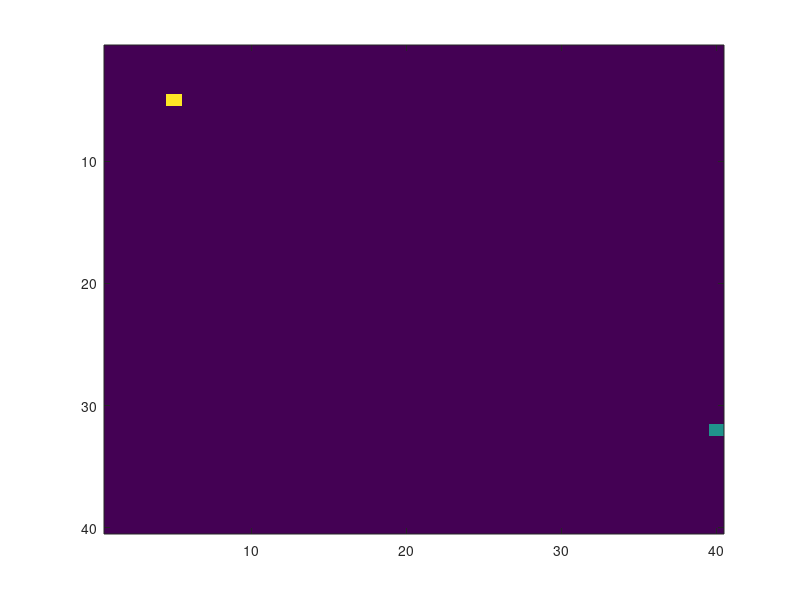

Here is the MATLAB script that generated this plot: (Note: this script raises an error after producing the figure.)
%% playSnake;
function fig = playSnake(fig)

testing = 0;
if ~exist('fig','var') || isempty(fig)
    testing = 1;
    fig.h = figure;
end
%Size of the 'playing field'.
xmax = 40;
ymax = 40;
grid = zeros(xmax,ymax);

%Starting position.
x = 5;
y = 5;
grid(x,y) = 1;

length = 1;     %length of snake
positionX = zeros(length);  %array holds all the coordinates
positionY = zeros(length);  %  of the snake's body elements
positionX(1) = x;
positionY(1) = y;

%Position of the food.
xfood = x;
yfood = y;
getNewFood()

justGotFoodFlag = 0;
gameover = 0;

% set(fig.h,'menubar','none');

       
% ADJUST THE SIZE AND POSITION HERE IF DESIRED.

% set(fig.h,'position',[724 46 200 200]);

set(fig.h,'CurrentObject',imagesc(grid));
set(fig.h,'KeyPressFcn',@keyPress);

%% Called for any key press.
    function keyPress (~,evt)
        youGottaMove(evt.Key);

        while(~gameover)
            pause(0.1);
            youGottaMove(evt.Key);
        end
    end
   
%% Called after a keypress or after timedelay
    function youGottaMove(mov)
        makeMovement(mov);
        
        if ~gameover    
            checkBody();
            if ~gameover
                justGotFoodFlag = 0;

                grid(positionX(1),positionY(1)) = 0;

                if (length~=1)
                    for i = 1:length-1
                        positionX(i) = positionX(i+1);
                        positionY(i) = positionY(i+1);
                    end
                end

                positionX(length) = x;
                positionY(length) = y;

                checkPosEqFood()

                grid(x,y) = 1;
                set(fig.h,'CurrentObject',imagesc(grid));
            end
        end
    end
    
%% Moves the position of the snake in direction of 'mov' (key)
    function makeMovement(mov)
        tmp = 1;
        while tmp
            switch(mov)
                case 'downarrow'
                    if (x==xmax)
                        gameOver();
                        break;
                    end
                    x=x+1;
                case 'uparrow'
                    if (x==1)
                        gameOver();
                        break;
                    end
                    x=x-1;
                case 'rightarrow'
                    if (y==ymax)
                        gameOver();
                        break;
                    end
                    y=y+1;
                case 'leftarrow'
                    if (y==1)
                        gameOver();
                        break;
                    end
                    y=y-1;
            end
        tmp = 0;    
        end
    end

%% Checks if new position is part of snake's body
    function checkBody() 
        if (length~=1)
            for i=1:length-justGotFoodFlag
                if (x==positionX(i))&&(y==positionY(i))
                    gameOver();
                    break;
                end
            end
        end
        
    end

%% Check if you've reached the food
    function checkPosEqFood() 
        if (x==xfood)&&(y==yfood)
            length = length + 1;
            positionX(length) = x;
            positionY(length) = y;
            getNewFood();
            justGotFoodFlag = 1;
        end
    end

%% Create new food element
    function getNewFood()
        flag = 1;
        while (flag)
                xfood = randi(xmax);
                yfood = randi(ymax);
                flag = 0;
                for i = 1:length
                    if (xfood==positionX(i)) && (yfood==positionY(i))
                        flag=1;
                    end
                end
        end
        grid(xfood,yfood) = 0.5;
    end

    function doNothing(~,~)
    end

%% Closes things up.
    function gameOver()
       set(fig.h,'KeyPressFcn',@doNothing);
       grid(:,:) = 0.2;
       set(fig.h,'CurrentObject',imagesc(grid));
       pause(1);
%        close (fig.h);
       disp('Gameover, maaaan!');
       gameover = 1;
       if testing
           delete(fig.h);
       end
    end

end
